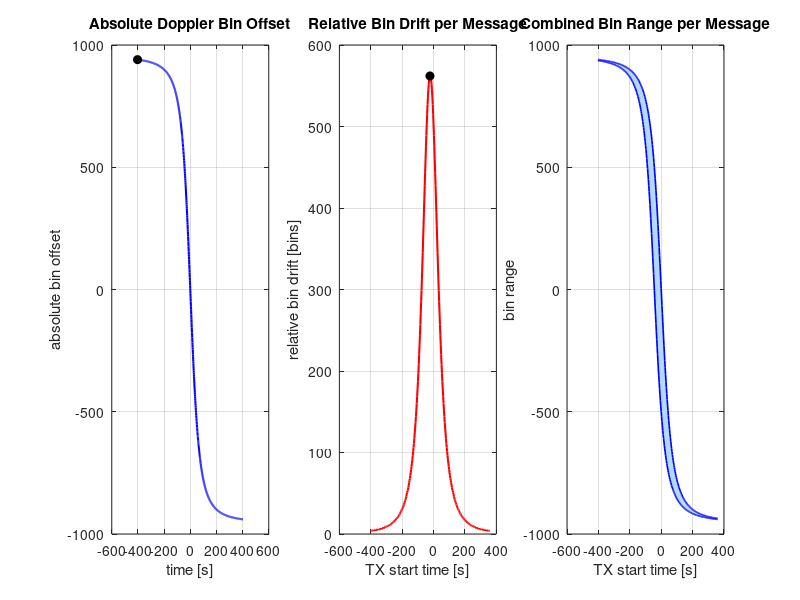

The MATLAB source for this figure:
clear; clc; close all;

h       = 540e3;
v_sat   = 7600;
f_c     = 920e6;
c_light = 3e8;
El_min  = 10;
n_bit   = 8;
SF      = 12;

M      = 2^SF;
BW     = 100e3;
df     = BW / M;
T_slot = M / BW;
C      = 3 * 2^n_bit + 303;
T_cw   = (C - 1) * T_slot;

t_max = h / (v_sat * tand(El_min));
fd    = @(t) -(f_c/c_light) .* v_sat^2 .* t ./ sqrt(h^2 + (v_sat.*t).^2);

t_pass  = linspace(-t_max, t_max, 1000);
bin_abs = fd(t_pass) / df;

pulse_slots = round(linspace(0, C-1, 9));
t_starts    = linspace(-t_max, t_max - T_cw, 300);

bin_lo = zeros(1, length(t_starts));
bin_hi = zeros(1, length(t_starts));
for k = 1:length(t_starts)
    t_p       = t_starts(k) + pulse_slots * T_slot;
    bins      = round(fd(t_p) / df);
    bin_lo(k) = min(bins);
    bin_hi(k) = max(bins);
end
req_jt = bin_hi - bin_lo;

[max_abs, idx_abs] = max(abs(bin_abs));
[max_rel, idx_rel] = max(req_jt);

fprintf('Max absolute bin offset = %.0f bins  at t = %.1f s\n', max_abs, t_pass(idx_abs));
fprintf('Max relative bin drift  = %d bins  at t_start = %.1f s\n', max_rel, t_starts(idx_rel));
fprintf('Conservative sum (never co-occurs) = %.0f bins\n', max_abs + max_rel);

figure('Position', [100 100 1400 400]);

subplot(1,3,1);
plot(t_pass, bin_abs, 'b-', 'LineWidth', 1.5); hold on;
plot(t_pass(idx_abs), bin_abs(idx_abs), 'ko', 'MarkerFaceColor', 'k');
xlabel('time [s]');
ylabel('absolute bin offset');
title('Absolute Doppler Bin Offset');
grid on;

subplot(1,3,2);
plot(t_starts, req_jt, 'r-', 'LineWidth', 1.5); hold on;
plot(t_starts(idx_rel), req_jt(idx_rel), 'ko', 'MarkerFaceColor', 'k');
xlabel('TX start time [s]');
ylabel('relative bin drift [bins]');
title('Relative Bin Drift per Message');
grid on;

subplot(1,3,3);
fill([t_starts, fliplr(t_starts)], [bin_hi, fliplr(bin_lo)], ...
    [0.7 0.85 1], 'EdgeColor', 'none'); hold on;
plot(t_starts, bin_hi, 'b-', 'LineWidth', 1.2);
plot(t_starts, bin_lo, 'b-', 'LineWidth', 1.2);
xlabel('TX start time [s]');
ylabel('bin range');
title('Combined Bin Range per Message');
grid on;
